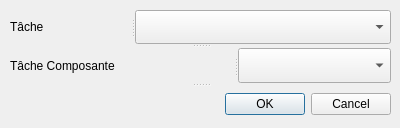
<?xml version="1.0" encoding="UTF-8"?>
<ui version="4.0">
 <class>SupprimerCompositionWindow</class>
 <widget class="QDialog" name="SupprimerCompositionWindow">
  <property name="geometry">
   <rect>
    <x>0</x>
    <y>0</y>
    <width>400</width>
    <height>128</height>
   </rect>
  </property>
  <property name="windowTitle">
   <string>Supprimer une Composition</string>
  </property>
  <widget class="QSplitter" name="splitter_3">
   <property name="geometry">
    <rect>
     <x>10</x>
     <y>10</y>
     <width>381</width>
     <height>111</height>
    </rect>
   </property>
   <property name="orientation">
    <enum>Qt::Vertical</enum>
   </property>
   <widget class="QSplitter" name="splitter">
    <property name="orientation">
     <enum>Qt::Horizontal</enum>
    </property>
    <widget class="QLabel" name="label">
     <property name="text">
      <string>Tâche</string>
     </property>
    </widget>
    <widget class="QComboBox" name="comboBox"/>
   </widget>
   <widget class="QSplitter" name="splitter_2">
    <property name="orientation">
     <enum>Qt::Horizontal</enum>
    </property>
    <widget class="QLabel" name="label_2">
     <property name="text">
      <string>Tâche Composante</string>
     </property>
    </widget>
    <widget class="QComboBox" name="comboBox_2"/>
   </widget>
   <widget class="QDialogButtonBox" name="buttonBox">
    <property name="orientation">
     <enum>Qt::Horizontal</enum>
    </property>
    <property name="standardButtons">
     <set>QDialogButtonBox::Cancel|QDialogButtonBox::Ok</set>
    </property>
   </widget>
  </widget>
 </widget>
 <resources/>
 <connections>
  <connection>
   <sender>buttonBox</sender>
   <signal>accepted()</signal>
   <receiver>SupprimerCompositionWindow</receiver>
   <slot>accept()</slot>
   <hints>
    <hint type="sourcelabel">
     <x>248</x>
     <y>254</y>
    </hint>
    <hint type="destinationlabel">
     <x>157</x>
     <y>274</y>
    </hint>
   </hints>
  </connection>
  <connection>
   <sender>buttonBox</sender>
   <signal>rejected()</signal>
   <receiver>SupprimerCompositionWindow</receiver>
   <slot>reject()</slot>
   <hints>
    <hint type="sourcelabel">
     <x>316</x>
     <y>260</y>
    </hint>
    <hint type="destinationlabel">
     <x>286</x>
     <y>274</y>
    </hint>
   </hints>
  </connection>
 </connections>
</ui>
